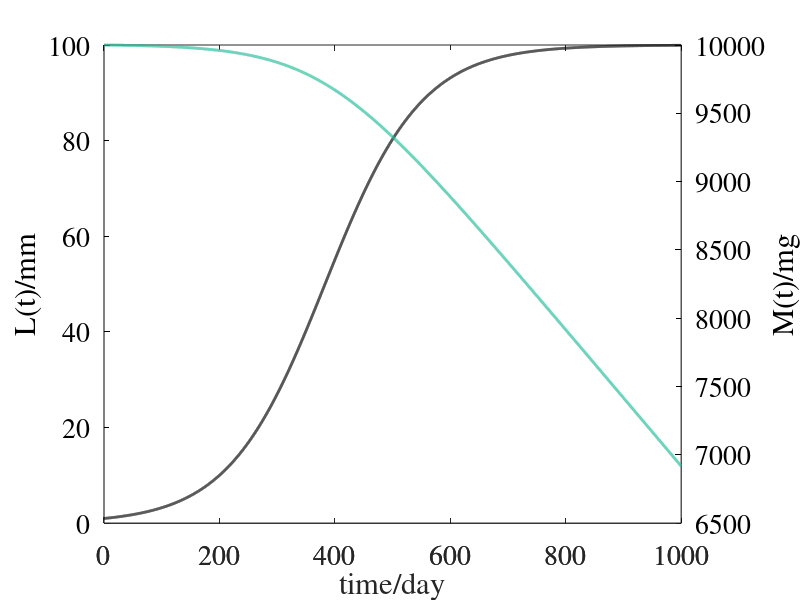

This figure's MATLAB source:
%%% Hyphal-length extention model
L0 = 1;            % Initial length value
S = 100;           % Theoritical length upper limit
Vg = 1;             % Growth rate
k1 = 0.012;           % Const impact factor
t = 0:0.1:1000;      % Timeline
molecule = S * L0 * exp(k1 * Vg * t);           % Equation molecule
denominator = S - L0 + L0 * exp(k1 * Vg * t);   % Equation denominator
L=molecule ./ denominator;                      % Length

%%% Decomposition model
M1 = 0;
Ve = 0.5;         % Enzyme decomposition efficient const
Vs = 0.1;         % Enzyme secretion efficient const
M0 = ones(1, 10001) * 10000;    % Initial biomass of ground litter and woody fibers
Vd = L * Ve * Vs;               % Decomposition speed
for i = 1:10001
   M1 = M1 + Vd(i) * 0.1;       % Simulate a definite-integral to calculate the decomposed volume
   M0(1,i) = M0(1,i) - M1;      % Leftover biomass
end    

%%% Curve
[ax,h1,h2] = plotyy(t, L, t, M0(1, :));
set(get(ax(1),'Ylabel'),'string','L(t)/mm', 'linewidth', 1.1, 'fontsize', 20, 'fontname', 'times');
set(get(ax(2),'Ylabel'),'string','M(t)/mg', 'linewidth', 1.1, 'fontsize', 20, 'fontname', 'times');
set(ax(1),'ycolor','k','fontsize', 20, 'fontname', 'times');
set(ax(2),'ycolor','k','fontsize', 20, 'fontname', 'times');
set(h1,'color','k','linewidth',2);
set(h2,'color', [29, 191, 151]/255,'linewidth',2);
xlabel('time/day');